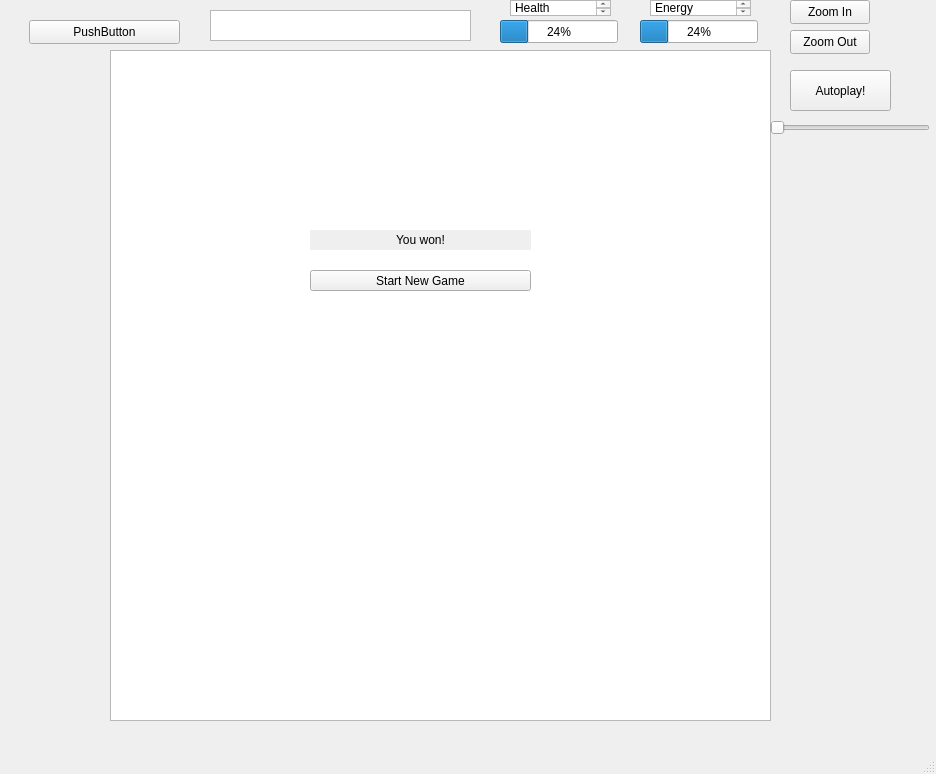
<?xml version="1.0" encoding="UTF-8"?>
<ui version="4.0">
 <class>MainWindow</class>
 <widget class="QMainWindow" name="MainWindow">
  <property name="geometry">
   <rect>
    <x>0</x>
    <y>0</y>
    <width>936</width>
    <height>774</height>
   </rect>
  </property>
  <property name="sizePolicy">
   <sizepolicy hsizetype="Fixed" vsizetype="Fixed">
    <horstretch>0</horstretch>
    <verstretch>0</verstretch>
   </sizepolicy>
  </property>
  <property name="windowTitle">
   <string>MainWindow</string>
  </property>
  <property name="unifiedTitleAndToolBarOnMac">
   <bool>false</bool>
  </property>
  <widget class="QWidget" name="centralwidget">
   <widget class="QWidget" name="verticalLayoutWidget">
    <property name="geometry">
     <rect>
      <x>110</x>
      <y>170</y>
      <width>661</width>
      <height>551</height>
     </rect>
    </property>
    <layout class="QVBoxLayout" name="verticalLayout"/>
   </widget>
   <widget class="QPushButton" name="pushButton">
    <property name="geometry">
     <rect>
      <x>29</x>
      <y>20</y>
      <width>151</width>
      <height>24</height>
     </rect>
    </property>
    <property name="text">
     <string>PushButton</string>
    </property>
   </widget>
   <widget class="QGraphicsView" name="graphicsView">
    <property name="geometry">
     <rect>
      <x>110</x>
      <y>50</y>
      <width>661</width>
      <height>671</height>
     </rect>
    </property>
   </widget>
   <widget class="CustomPlainTextEdit" name="plainTextEdit">
    <property name="geometry">
     <rect>
      <x>210</x>
      <y>10</y>
      <width>261</width>
      <height>31</height>
     </rect>
    </property>
   </widget>
   <widget class="QProgressBar" name="progressBar">
    <property name="geometry">
     <rect>
      <x>500</x>
      <y>20</y>
      <width>118</width>
      <height>23</height>
     </rect>
    </property>
    <property name="value">
     <number>24</number>
    </property>
   </widget>
   <widget class="QProgressBar" name="progressBar_2">
    <property name="geometry">
     <rect>
      <x>640</x>
      <y>20</y>
      <width>118</width>
      <height>23</height>
     </rect>
    </property>
    <property name="value">
     <number>24</number>
    </property>
   </widget>
   <widget class="QTextBrowser" name="textBrowser">
    <property name="geometry">
     <rect>
      <x>510</x>
      <y>0</y>
      <width>101</width>
      <height>16</height>
     </rect>
    </property>
    <property name="html">
     <string>&lt;!DOCTYPE HTML PUBLIC &quot;-//W3C//DTD HTML 4.0//EN&quot; &quot;http://www.w3.org/TR/REC-html40/strict.dtd&quot;&gt;
&lt;html&gt;&lt;head&gt;&lt;meta name=&quot;qrichtext&quot; content=&quot;1&quot; /&gt;&lt;meta charset=&quot;utf-8&quot; /&gt;&lt;style type=&quot;text/css&quot;&gt;
p, li { white-space: pre-wrap; }
hr { height: 1px; border-width: 0; }
li.unchecked::marker { content: &quot;\2610&quot;; }
li.checked::marker { content: &quot;\2612&quot;; }
&lt;/style&gt;&lt;/head&gt;&lt;body style=&quot; font-family:'Ubuntu'; font-size:11pt; font-weight:400; font-style:normal;&quot;&gt;
&lt;p style=&quot; margin-top:0px; margin-bottom:0px; margin-left:0px; margin-right:0px; -qt-block-indent:0; text-indent:0px;&quot;&gt;&lt;span style=&quot; font-family:'Segoe UI'; font-size:9pt;&quot;&gt;Health &lt;/span&gt;&lt;/p&gt;&lt;/body&gt;&lt;/html&gt;</string>
    </property>
   </widget>
   <widget class="QTextBrowser" name="textBrowser_2">
    <property name="geometry">
     <rect>
      <x>650</x>
      <y>0</y>
      <width>101</width>
      <height>16</height>
     </rect>
    </property>
    <property name="html">
     <string>&lt;!DOCTYPE HTML PUBLIC &quot;-//W3C//DTD HTML 4.0//EN&quot; &quot;http://www.w3.org/TR/REC-html40/strict.dtd&quot;&gt;
&lt;html&gt;&lt;head&gt;&lt;meta name=&quot;qrichtext&quot; content=&quot;1&quot; /&gt;&lt;meta charset=&quot;utf-8&quot; /&gt;&lt;style type=&quot;text/css&quot;&gt;
p, li { white-space: pre-wrap; }
hr { height: 1px; border-width: 0; }
li.unchecked::marker { content: &quot;\2610&quot;; }
li.checked::marker { content: &quot;\2612&quot;; }
&lt;/style&gt;&lt;/head&gt;&lt;body style=&quot; font-family:'Ubuntu'; font-size:11pt; font-weight:400; font-style:normal;&quot;&gt;
&lt;p style=&quot; margin-top:0px; margin-bottom:0px; margin-left:0px; margin-right:0px; -qt-block-indent:0; text-indent:0px;&quot;&gt;&lt;span style=&quot; font-family:'Segoe UI'; font-size:9pt;&quot;&gt;Energy&lt;/span&gt;&lt;/p&gt;&lt;/body&gt;&lt;/html&gt;</string>
    </property>
   </widget>
   <widget class="QPushButton" name="startRestart">
    <property name="geometry">
     <rect>
      <x>310</x>
      <y>270</y>
      <width>221</width>
      <height>21</height>
     </rect>
    </property>
    <property name="text">
     <string>Start New Game</string>
    </property>
   </widget>
   <widget class="QPushButton" name="zoomInButton">
    <property name="geometry">
     <rect>
      <x>790</x>
      <y>0</y>
      <width>80</width>
      <height>24</height>
     </rect>
    </property>
    <property name="text">
     <string>Zoom In</string>
    </property>
   </widget>
   <widget class="QPushButton" name="zoomOutButton">
    <property name="geometry">
     <rect>
      <x>790</x>
      <y>30</y>
      <width>80</width>
      <height>24</height>
     </rect>
    </property>
    <property name="text">
     <string>Zoom Out</string>
    </property>
   </widget>
   <widget class="QPushButton" name="autoplayButton">
    <property name="geometry">
     <rect>
      <x>790</x>
      <y>70</y>
      <width>101</width>
      <height>41</height>
     </rect>
    </property>
    <property name="text">
     <string>Autoplay!</string>
    </property>
   </widget>
   <widget class="QLabel" name="winLoseText">
    <property name="geometry">
     <rect>
      <x>310</x>
      <y>230</y>
      <width>221</width>
      <height>20</height>
     </rect>
    </property>
    <property name="sizePolicy">
     <sizepolicy hsizetype="Expanding" vsizetype="Preferred">
      <horstretch>0</horstretch>
      <verstretch>0</verstretch>
     </sizepolicy>
    </property>
    <property name="autoFillBackground">
     <bool>true</bool>
    </property>
    <property name="text">
     <string>You won!</string>
    </property>
    <property name="alignment">
     <set>Qt::AlignCenter</set>
    </property>
   </widget>
   <widget class="QSlider" name="horizontalSlider">
    <property name="geometry">
     <rect>
      <x>770</x>
      <y>120</y>
      <width>160</width>
      <height>16</height>
     </rect>
    </property>
    <property name="orientation">
     <enum>Qt::Horizontal</enum>
    </property>
   </widget>
  </widget>
  <widget class="QMenuBar" name="menubar">
   <property name="geometry">
    <rect>
     <x>0</x>
     <y>0</y>
     <width>936</width>
     <height>22</height>
    </rect>
   </property>
   <property name="sizePolicy">
    <sizepolicy hsizetype="Fixed" vsizetype="Fixed">
     <horstretch>0</horstretch>
     <verstretch>0</verstretch>
    </sizepolicy>
   </property>
  </widget>
  <widget class="QStatusBar" name="statusbar"/>
 </widget>
 <customwidgets>
  <customwidget>
   <class>CustomPlainTextEdit</class>
   <extends>QPlainTextEdit</extends>
   <header>customplaintextedit.h</header>
  </customwidget>
 </customwidgets>
 <resources/>
 <connections/>
</ui>
